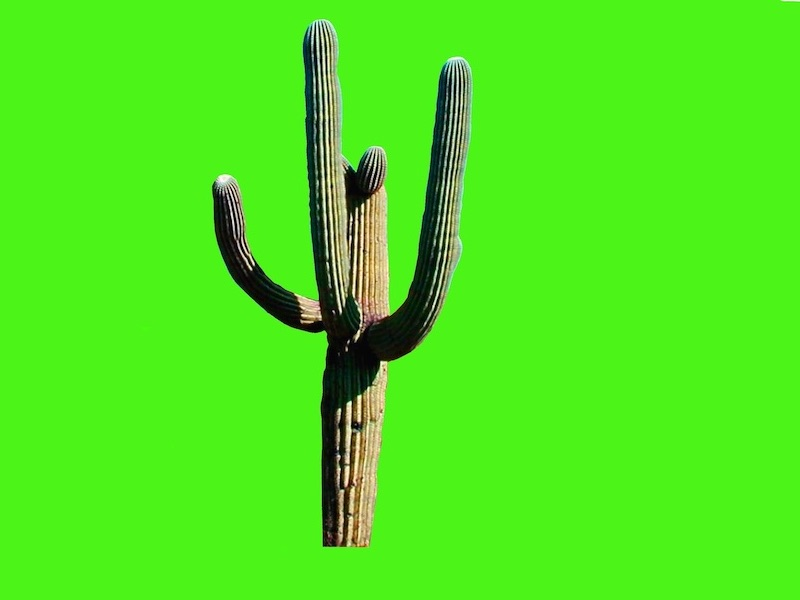
#> input picture Programming Building Blocks/Week 4/cse110_images/cactus.jpg, 800 x 600 px, found by its file name
$ python Prove.py
#> lines starting #> are read from the running program, lines starting #| are printed output that depends on the picture
from PIL import Image

cactus_image = Image.open("/Users/elijah/BYUI/Programming Building Blocks/Week 4/cse110_images/cactus.jpg")
#> cactus_image is the input picture: PIL image 800x600 RGB; mean R, G, B 77.7, 229.6, 28.9
background_image = Image.open("/Users/elijah/BYUI/Programming Building Blocks/Week 4/cse110_images/desert.jpg")
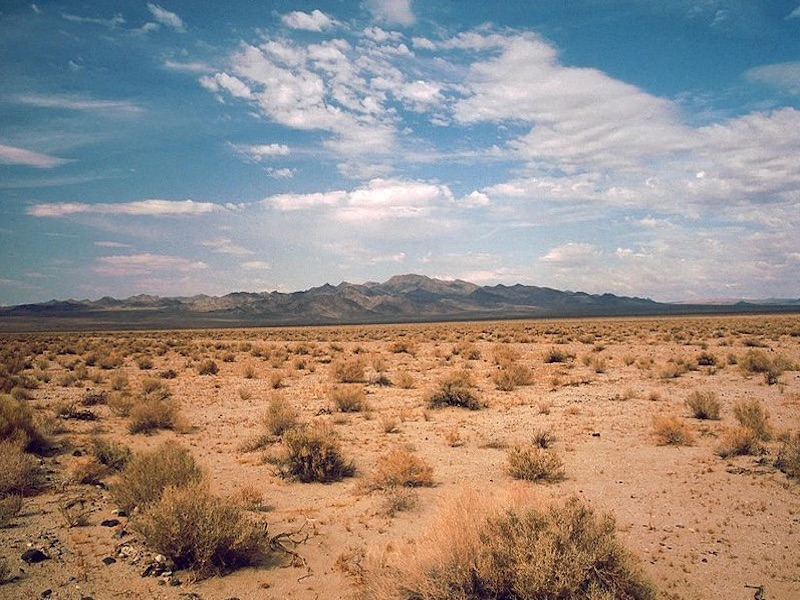
#> input picture Programming Building Blocks/Week 4/cse110_images/desert.jpg, 800 x 600 px, found by its file name
#> background_image is the input picture: PIL image 800x600 RGB; mean R, G, B 151.6, 139.6, 131.6
#Gets dimensions of green screen
c_width, c_height = cactus_image.size
#> c_width = 800; c_height = 600
#Gets dimesnsions of background image
b_height, b_width = background_image.size
#> b_height = 800; b_width = 600
#Loads the green screen pixels
pixels_cactus = cactus_image.load()
#Loads the background image pixels
pixels_background = background_image.load()


#Checks the columns
for h in range(c_height):
    #checks the width
    for w in range(c_width):
        #Green screen pixel
        check_pixel = pixels_cactus[w,h]
        #Background pixel
        change_pixel = pixels_background[w,h]
        #Gets sub pixels for the checked pixel
        c_r, c_g, c_b = check_pixel
        #if checked pixel is within range of color
        if (c_g >= 200 and c_g <=255) and (c_r <= 180) and (c_b <= 180):
            #change green screen image pixel to background image pixel
            pixels_cactus[w,h] = change_pixel
#show image
cactus_image.show()
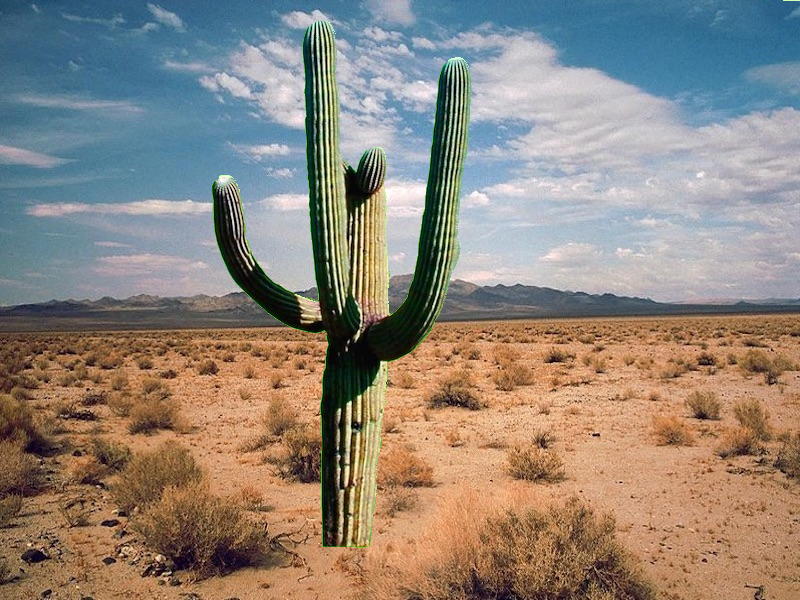
#> shown: PIL image 800x600 RGB; mean R, G, B 143.6, 133.6, 123.3
